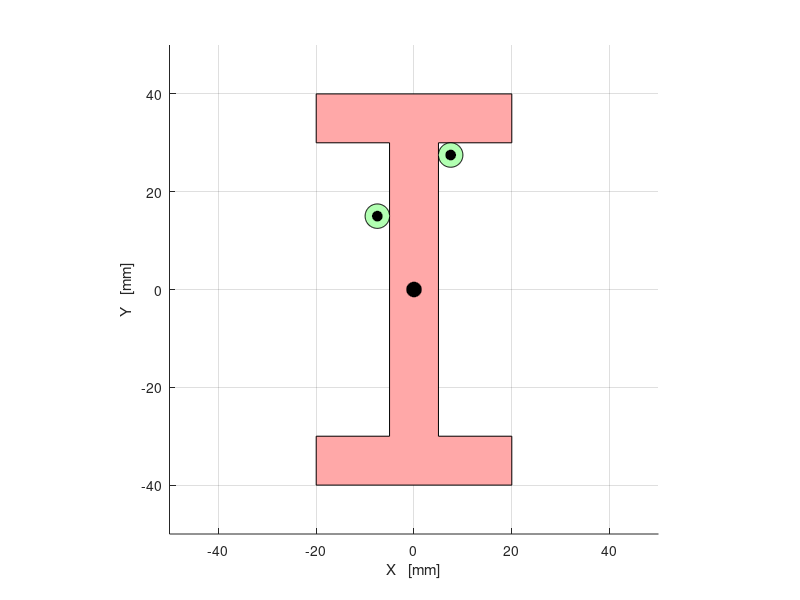

MATLAB code to generate this figure: (Note: this script raises an error after producing the figure.)
x = [-20, -20, -5, -5, -20, -20, 20, 20, 5, 5, 20, 20];
y = [40, 30, 30, -30, -30, -40, -40, -30, -30, 30, 30, 40];

x_c1 = 7.5;
y_c1 = 27.5;

x_c2 = -7.5;
y_c2 = 15.0;

r = 2.5;
r2 = 1;
r3 = 1.5;

p1 = [x_c1, y_c1+r];
p2 = [x_c1-r, y_c1];
p3 = [x_c2, y_c2+r];

alpha = 10;
beta = -10;
gamma = 10;

theta = linspace(0, 2*pi, 100);
theta2 = linspace(0, 2*pi, 100);

x_cir1 = r * cos(theta) + x_c1;
y_cir1 = r * sin(theta) + y_c1;

x_cir2 = r * cos(theta2) + x_c2;
y_cir2 = r * sin(theta2) + y_c2;

x_cir11 = r2 * cos(theta) + x_c1;
y_cir11 = r2 * sin(theta) + y_c1;

x_cir21 = r2 * cos(theta2) + x_c2;
y_cir21 = r2 * sin(theta2) + y_c2;

cog_x = r3 * cos(theta);
cog_y = r3 * sin(theta);


% 図形のプロット
figure;

hold on;

grid on;

fill(x, y, [1, 0.66, 0.66]); % 赤色で図形を塗りつぶす
fill(x_cir1, y_cir1, [0.7, 1, 0.7]);
fill(x_cir2, y_cir2, [0.7, 1, 0.7]);
fill(x_cir11, y_cir11, [0.0, 0.0, 0.0]);
fill(x_cir21, y_cir21, [0.0, 0.0, 0.0]);
fill(cog_x, cog_y, [0.0, 0.0, 0.0]);

axis equal; % 各軸のスケールを等しく保持

xlim([-50, 50]); % X軸の範囲を設定
ylim([-50, 50]); % Y軸の範囲を設定
xlabel('X   [mm]');
ylabel('Y   [mm]');


load('data/typeB_coeffs.mat');

rows = size(coeff_num);


for i=1:rows(1);
    edit_alpha = alpha;
    edit_beta = beta;
    edit_gamma = gamma;

    edit_alpha = edit_alpha * coeff_num(i, 1);
    edit_beta = edit_beta * coeff_num(i, 2);
    edit_gamma = edit_gamma * coeff_num(i, 3);
    %coeffs = [edit_alpha, edit_beta, edit_gamma];
    %disp(coeffs);
    h1 = quiver(7.5, 30, 0.0, edit_alpha, 'Color', 'k', 'LineWidth', 2.0, 'AutoScale', 'off');
    h2 = quiver(5.0, 27.5, edit_beta, 0.0, 'Color', 'k', 'LineWidth', 2.0, 'AutoScale', 'off');
    h3 = quiver(-5.0, 15.0, edit_gamma, 0.0, 'Color', 'k', 'LineWidth', 2.0, 'AutoScale', 'off');
    pause(0.20);
    delete(h1);
    delete(h2);
    delete(h3);
end

hold off;